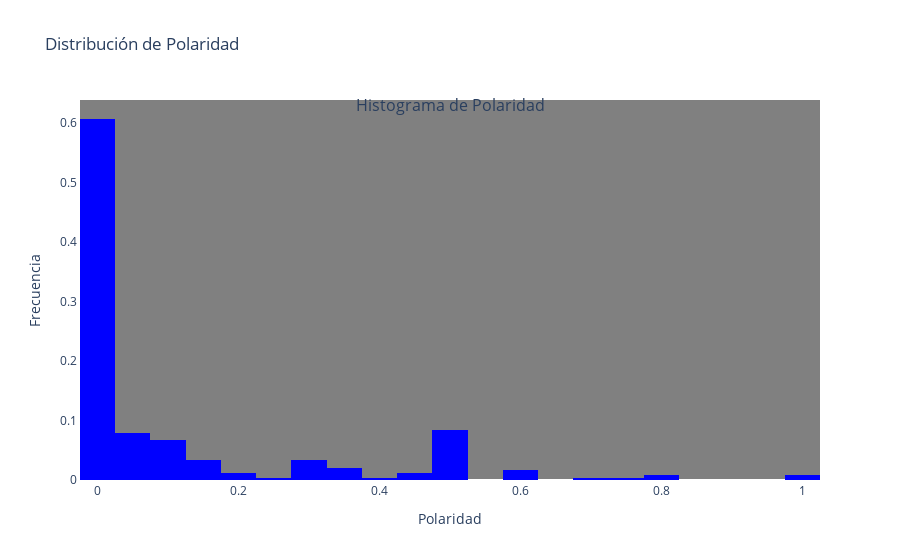

The notebook cell this image was saved under:
### Code cell
fig = go.Figure()
fig.add_trace(go.Histogram(x=polaridad.polaridad, histnorm='probability', marker_color='blue'))
# Personalizar el diseño y agregar elementos visuales
fig.update_layout(
    title_text="Distribución de Polaridad",
    xaxis_title="Polaridad",
    yaxis_title="Frecuencia",
    xaxis=dict(showline=True, showgrid=False),
    yaxis=dict(showline=True, showgrid=False),
    plot_bgcolor='grey',
    bargap=0.0,  # Espaciado entre barras
    bargroupgap=0.0,  # Espaciado entre grupos de barras
    showlegend=False  # No mostrar leyenda
)

# Añadir un título de fuente
fig.add_annotation(
    text="Histograma de Polaridad",
    xref="paper", yref="paper",
    x=0.5, y=1.02,
    showarrow=False,
    font=dict(size=16)
)
fig.show()

### Figure 1 — Plotly figure (JSON) as saved in the notebook; plotly's stock layout.template omitted (floating-point values rounded to 4 significant figures; data arrays with more than 128 entries replaced by an {"elided": "..."} marker saying what was removed)
{"data": [{"histnorm": "probability", "marker": {"color": "blue"}, "type": "histogram", "x": {"elided": "239 float values"}}], "layout": {"annotations": [{"font": {"size": 16}, "showarrow": false, "text": "Histograma de Polaridad", "x": 0.5, "xref": "paper", "y": 1.02, "yref": "paper"}], "bargap": 0, "bargroupgap": 0, "plot_bgcolor": "grey", "showlegend": false, "title": {"text": "Distribución de Polaridad"}, "xaxis": {"showgrid": false, "showline": true, "title": {"text": "Polaridad"}}, "yaxis": {"showgrid": false, "showline": true, "title": {"text": "Frecuencia"}}}}
